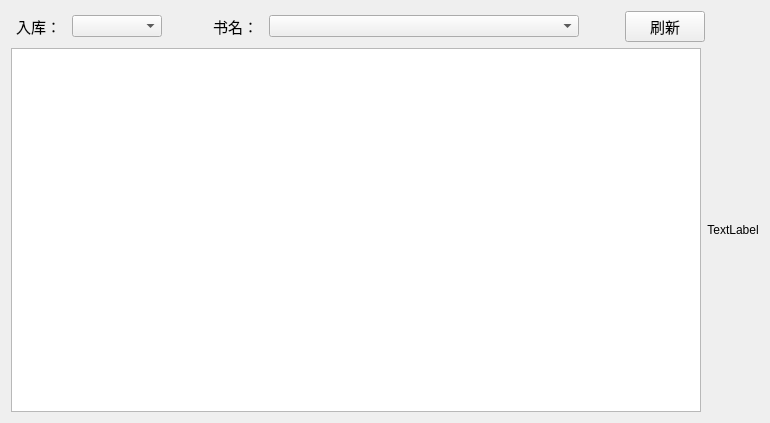
<?xml version="1.0" encoding="UTF-8"?>
<ui version="4.0">
 <class>CTabDetailDlg</class>
 <widget class="QWidget" name="CTabDetailDlg">
  <property name="geometry">
   <rect>
    <x>0</x>
    <y>0</y>
    <width>770</width>
    <height>423</height>
   </rect>
  </property>
  <property name="windowTitle">
   <string>CTabDetailDlg</string>
  </property>
  <layout class="QVBoxLayout" name="verticalLayout">
   <item>
    <layout class="QHBoxLayout" name="horizontalLayout">
     <item>
      <widget class="QLabel" name="label">
       <property name="minimumSize">
        <size>
         <width>50</width>
         <height>0</height>
        </size>
       </property>
       <property name="maximumSize">
        <size>
         <width>50</width>
         <height>16777215</height>
        </size>
       </property>
       <property name="font">
        <font>
         <pointsize>11</pointsize>
        </font>
       </property>
       <property name="text">
        <string>入库：</string>
       </property>
       <property name="alignment">
        <set>Qt::AlignRight|Qt::AlignTrailing|Qt::AlignVCenter</set>
       </property>
      </widget>
     </item>
     <item>
      <spacer name="horizontalSpacer_3">
       <property name="orientation">
        <enum>Qt::Horizontal</enum>
       </property>
       <property name="sizeType">
        <enum>QSizePolicy::Fixed</enum>
       </property>
       <property name="sizeHint" stdset="0">
        <size>
         <width>5</width>
         <height>20</height>
        </size>
       </property>
      </spacer>
     </item>
     <item>
      <widget class="QComboBox" name="cbx_rk">
       <property name="minimumSize">
        <size>
         <width>90</width>
         <height>22</height>
        </size>
       </property>
       <property name="maximumSize">
        <size>
         <width>90</width>
         <height>22</height>
        </size>
       </property>
       <property name="font">
        <font>
         <pointsize>11</pointsize>
        </font>
       </property>
      </widget>
     </item>
     <item>
      <spacer name="horizontalSpacer">
       <property name="orientation">
        <enum>Qt::Horizontal</enum>
       </property>
       <property name="sizeType">
        <enum>QSizePolicy::Fixed</enum>
       </property>
       <property name="sizeHint" stdset="0">
        <size>
         <width>40</width>
         <height>20</height>
        </size>
       </property>
      </spacer>
     </item>
     <item>
      <widget class="QLabel" name="label_2">
       <property name="minimumSize">
        <size>
         <width>50</width>
         <height>0</height>
        </size>
       </property>
       <property name="maximumSize">
        <size>
         <width>50</width>
         <height>16777215</height>
        </size>
       </property>
       <property name="font">
        <font>
         <pointsize>11</pointsize>
        </font>
       </property>
       <property name="text">
        <string>书名：</string>
       </property>
       <property name="alignment">
        <set>Qt::AlignRight|Qt::AlignTrailing|Qt::AlignVCenter</set>
       </property>
      </widget>
     </item>
     <item>
      <spacer name="horizontalSpacer_4">
       <property name="orientation">
        <enum>Qt::Horizontal</enum>
       </property>
       <property name="sizeType">
        <enum>QSizePolicy::Fixed</enum>
       </property>
       <property name="sizeHint" stdset="0">
        <size>
         <width>5</width>
         <height>20</height>
        </size>
       </property>
      </spacer>
     </item>
     <item>
      <widget class="QComboBox" name="cbx_book">
       <property name="minimumSize">
        <size>
         <width>310</width>
         <height>22</height>
        </size>
       </property>
       <property name="maximumSize">
        <size>
         <width>310</width>
         <height>22</height>
        </size>
       </property>
       <property name="font">
        <font>
         <pointsize>11</pointsize>
        </font>
       </property>
      </widget>
     </item>
     <item>
      <spacer name="horizontalSpacer_2">
       <property name="orientation">
        <enum>Qt::Horizontal</enum>
       </property>
       <property name="sizeType">
        <enum>QSizePolicy::Fixed</enum>
       </property>
       <property name="sizeHint" stdset="0">
        <size>
         <width>40</width>
         <height>20</height>
        </size>
       </property>
      </spacer>
     </item>
     <item>
      <widget class="QPushButton" name="BTN_UPDATE">
       <property name="font">
        <font>
         <pointsize>11</pointsize>
        </font>
       </property>
       <property name="text">
        <string>刷新</string>
       </property>
      </widget>
     </item>
     <item>
      <spacer name="horizontalSpacer_5">
       <property name="orientation">
        <enum>Qt::Horizontal</enum>
       </property>
       <property name="sizeHint" stdset="0">
        <size>
         <width>40</width>
         <height>20</height>
        </size>
       </property>
      </spacer>
     </item>
    </layout>
   </item>
   <item>
    <layout class="QHBoxLayout" name="horizontalLayout_2">
     <item>
      <widget class="QTableWidget" name="tableWidget">
       <property name="font">
        <font>
         <pointsize>11</pointsize>
        </font>
       </property>
      </widget>
     </item>
     <item>
      <widget class="QLabel" name="label_load">
       <property name="text">
        <string>TextLabel</string>
       </property>
       <property name="alignment">
        <set>Qt::AlignCenter</set>
       </property>
      </widget>
     </item>
    </layout>
   </item>
  </layout>
 </widget>
 <layoutdefault spacing="6" margin="11"/>
 <resources/>
 <connections/>
</ui>
